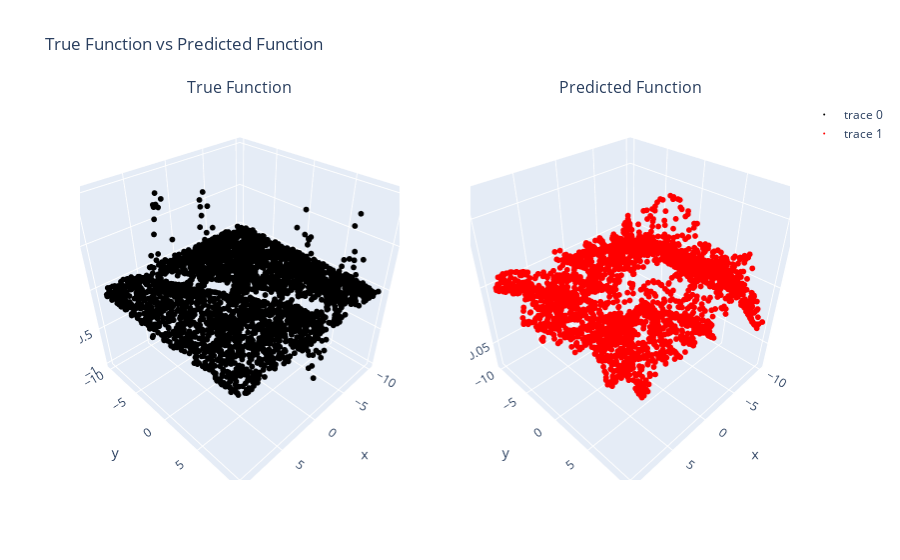

The cell this chart's notebook holds for it:
### Markdown cell above
## График истинной и предсказанной функции

### Code cell
fig = make_subplots(rows=1, cols=2, specs=[[{'type': 'surface'}, {'type': 'surface'}]],
                    subplot_titles=['True Function', 'Predicted Function'])

# Добавление точек данных на график истинной функции
true_scatter = go.Scatter3d(x=X_test[:, 0], y=X_test[:, 1], z=y_test[:, 0], mode='markers', marker=dict(size=2, color='black'))
fig.add_trace(true_scatter, row=1, col=1)

# Добавление точек данных на график предсказанной функции
pred_scatter = go.Scatter3d(x=X_test[:, 0], y=X_test[:, 1], z=test_outputs[:, 0], mode='markers', marker=dict(size=2, color='red'))
fig.add_trace(pred_scatter, row=1, col=2)

# Настройки визуализации
fig.update_layout(title='True Function vs Predicted Function',
                  scene=dict(xaxis_title='x', yaxis_title='y', zaxis_title='z'),
                  scene2=dict(xaxis_title='x', yaxis_title='y', zaxis_title='z'))
fig.show()

### Figure 1 — Plotly figure (JSON) as saved in the notebook; plotly's stock layout.template omitted (floating-point values rounded to 4 significant figures; data arrays with more than 128 entries replaced by an {"elided": "..."} marker saying what was removed)
{"data": [{"marker": {"color": "black", "size": 2}, "mode": "markers", "scene": "scene", "type": "scatter3d", "x": {"elided": "3000 float values"}, "y": {"elided": "3000 float values"}, "z": {"elided": "3000 float values"}}, {"marker": {"color": "red", "size": 2}, "mode": "markers", "scene": "scene2", "type": "scatter3d", "x": {"elided": "3000 float values"}, "y": {"elided": "3000 float values"}, "z": {"elided": "3000 float values"}}], "layout": {"annotations": [{"font": {"size": 16}, "showarrow": false, "text": "True Function", "x": 0.225, "xanchor": "center", "xref": "paper", "y": 1, "yanchor": "bottom", "yref": "paper"}, {"font": {"size": 16}, "showarrow": false, "text": "Predicted Function", "x": 0.775, "xanchor": "center", "xref": "paper", "y": 1, "yanchor": "bottom", "yref": "paper"}], "scene": {"domain": {"x": [0, 0.45], "y": [0, 1]}, "xaxis": {"title": {"text": "x"}}, "yaxis": {"title": {"text": "y"}}, "zaxis": {"title": {"text": "z"}}}, "scene2": {"domain": {"x": [0.55, 1], "y": [0, 1]}, "xaxis": {"title": {"text": "x"}}, "yaxis": {"title": {"text": "y"}}, "zaxis": {"title": {"text": "z"}}}, "title": {"text": "True Function vs Predicted Function"}}}
